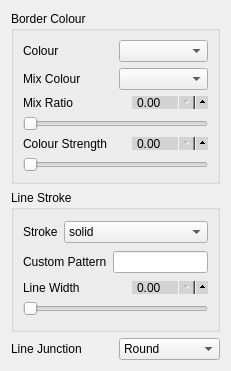
             <widget class="QWidget" name="page_16">
              <property name="geometry">
               <rect>
                <x>0</x>
                <y>0</y>
                <width>204</width>
                <height>371</height>
               </rect>
              </property>
              <attribute name="label">
               <string>Border</string>
              </attribute>
              <layout class="QVBoxLayout" name="verticalLayout_80">
               <item>
                <widget class="QGroupBox" name="groupBox_8">
                 <property name="focusPolicy">
                  <enum>Qt::NoFocus</enum>
                 </property>
                 <property name="title">
                  <string>Border Colour</string>
                 </property>
                 <layout class="QVBoxLayout" name="verticalLayout_75">
                  <item>
                   <layout class="QHBoxLayout" name="horizontalLayout_91">
                    <item>
                     <widget class="QLabel" name="label_95">
                      <property name="focusPolicy">
                       <enum>Qt::NoFocus</enum>
                      </property>
                      <property name="text">
                       <string>Colour</string>
                      </property>
                     </widget>
                    </item>
                    <item>
                     <widget class="QComboBox" name="polygon_border_colour_name">
                      <property name="focusPolicy">
                       <enum>Qt::NoFocus</enum>
                      </property>
                     </widget>
                    </item>
                   </layout>
                  </item>
                  <item>
                   <layout class="QHBoxLayout" name="horizontalLayout_92">
                    <item>
                     <widget class="QLabel" name="label_96">
                      <property name="focusPolicy">
                       <enum>Qt::NoFocus</enum>
                      </property>
                      <property name="text">
                       <string>Mix Colour</string>
                      </property>
                     </widget>
                    </item>
                    <item>
                     <widget class="QComboBox" name="polygon_border_colour_mix_name">
                      <property name="focusPolicy">
                       <enum>Qt::NoFocus</enum>
                      </property>
                     </widget>
                    </item>
                   </layout>
                  </item>
                  <item>
                   <layout class="QVBoxLayout" name="verticalLayout_76">
                    <item>
                     <layout class="QHBoxLayout" name="horizontalLayout_93">
                      <item>
                       <widget class="QLabel" name="label_97">
                        <property name="focusPolicy">
                         <enum>Qt::NoFocus</enum>
                        </property>
                        <property name="text">
                         <string>Mix Ratio</string>
                        </property>
                       </widget>
                      </item>
                      <item>
                       <widget class="QDoubleSpinBox" name="polygon_border_colour_mixratio_spin">
                        <property name="focusPolicy">
                         <enum>Qt::ClickFocus</enum>
                        </property>
                        <property name="styleSheet">
                         <string notr="true">QDoubleSpinBox {
	max-height: 11px;
	min-height: 11px;
    min-width: 60px;
    max-width: 60px;
    padding-right: 10px;
    background-color: lightgray;
    padding-top: -2px;
    padding-bottom: -2px;
}

QDoubleSpinBox::up-button {
  subcontrol-origin: padding;
  subcontrol-position: right center;
  left: 7px;
  height: 18px;
  width: 18px;
}

QDoubleSpinBox::down-button {
  subcontrol-origin: content;
  subcontrol-position: right center;
  left: 0px;
  top: 0px;
  height: 18px;
  width: 18px;
}

</string>
                        </property>
                       </widget>
                      </item>
                     </layout>
                    </item>
                    <item>
                     <widget class="QSlider" name="polygon_border_colour_mixratio_slider">
                      <property name="focusPolicy">
                       <enum>Qt::NoFocus</enum>
                      </property>
                      <property name="styleSheet">
                       <string notr="true"/>
                      </property>
                      <property name="orientation">
                       <enum>Qt::Horizontal</enum>
                      </property>
                     </widget>
                    </item>
                   </layout>
                  </item>
                  <item>
                   <layout class="QVBoxLayout" name="verticalLayout_77">
                    <item>
                     <layout class="QHBoxLayout" name="horizontalLayout_94">
                      <item>
                       <widget class="QLabel" name="label_98">
                        <property name="focusPolicy">
                         <enum>Qt::NoFocus</enum>
                        </property>
                        <property name="text">
                         <string>Colour Strength</string>
                        </property>
                       </widget>
                      </item>
                      <item>
                       <widget class="QDoubleSpinBox" name="polygon_border_colour_strength_spin">
                        <property name="focusPolicy">
                         <enum>Qt::NoFocus</enum>
                        </property>
                        <property name="styleSheet">
                         <string notr="true">QDoubleSpinBox {
	max-height: 11px;
	min-height: 11px;
    min-width: 60px;
    max-width: 60px;
    padding-right: 10px;
    background-color: lightgray;
    padding-top: -2px;
    padding-bottom: -2px;
}

QDoubleSpinBox::up-button {
  subcontrol-origin: padding;
  subcontrol-position: right center;
  left: 7px;
  height: 18px;
  width: 18px;
}

QDoubleSpinBox::down-button {
  subcontrol-origin: content;
  subcontrol-position: right center;
  left: 0px;
  top: 0px;
  height: 18px;
  width: 18px;
}

</string>
                        </property>
                       </widget>
                      </item>
                     </layout>
                    </item>
                    <item>
                     <widget class="QSlider" name="polygon_border_colour_strength_slider">
                      <property name="focusPolicy">
                       <enum>Qt::NoFocus</enum>
                      </property>
                      <property name="styleSheet">
                       <string notr="true"/>
                      </property>
                      <property name="orientation">
                       <enum>Qt::Horizontal</enum>
                      </property>
                     </widget>
                    </item>
                   </layout>
                  </item>
                 </layout>
                </widget>
               </item>
               <item>
                <widget class="QGroupBox" name="groupBox_13">
                 <property name="focusPolicy">
                  <enum>Qt::NoFocus</enum>
                 </property>
                 <property name="title">
                  <string>Line Stroke</string>
                 </property>
                 <layout class="QVBoxLayout" name="verticalLayout_78">
                  <item>
                   <layout class="QHBoxLayout" name="horizontalLayout_95">
                    <item>
                     <widget class="QLabel" name="label_99">
                      <property name="focusPolicy">
                       <enum>Qt::NoFocus</enum>
                      </property>
                      <property name="text">
                       <string>Stroke</string>
                      </property>
                     </widget>
                    </item>
                    <item>
                     <widget class="QComboBox" name="polygon_line_stroke">
                      <property name="focusPolicy">
                       <enum>Qt::NoFocus</enum>
                      </property>
                      <property name="toolTip">
                       <string>&lt;html&gt;&lt;head/&gt;&lt;body&gt;&lt;p&gt;Line stroke type for the border of the point marker.&lt;/p&gt;&lt;/body&gt;&lt;/html&gt;</string>
                      </property>
                      <item>
                       <property name="text">
                        <string>solid</string>
                       </property>
                      </item>
                      <item>
                       <property name="text">
                        <string>loosely dashed</string>
                       </property>
                      </item>
                      <item>
                       <property name="text">
                        <string>dashed</string>
                       </property>
                      </item>
                      <item>
                       <property name="text">
                        <string>densely dashed</string>
                       </property>
                      </item>
                      <item>
                       <property name="text">
                        <string>loosely dotted</string>
                       </property>
                      </item>
                      <item>
                       <property name="text">
                        <string>dotted</string>
                       </property>
                      </item>
                      <item>
                       <property name="text">
                        <string>densely dotted</string>
                       </property>
                      </item>
                      <item>
                       <property name="text">
                        <string>loosely dash dot</string>
                       </property>
                      </item>
                      <item>
                       <property name="text">
                        <string>dash dot</string>
                       </property>
                      </item>
                      <item>
                       <property name="text">
                        <string>densely dash dot</string>
                       </property>
                      </item>
                      <item>
                       <property name="text">
                        <string>loosely dash dot dot</string>
                       </property>
                      </item>
                      <item>
                       <property name="text">
                        <string>dash dot dot</string>
                       </property>
                      </item>
                      <item>
                       <property name="text">
                        <string>densely dash dot dot</string>
                       </property>
                      </item>
                      <item>
                       <property name="text">
                        <string>custom</string>
                       </property>
                      </item>
                     </widget>
                    </item>
                   </layout>
                  </item>
                  <item>
                   <layout class="QHBoxLayout" name="horizontalLayout_96">
                    <item>
                     <widget class="QLabel" name="label_100">
                      <property name="focusPolicy">
                       <enum>Qt::NoFocus</enum>
                      </property>
                      <property name="text">
                       <string>Custom Pattern</string>
                      </property>
                     </widget>
                    </item>
                    <item>
                     <widget class="QLineEdit" name="polygon_custom_dash">
                      <property name="focusPolicy">
                       <enum>Qt::ClickFocus</enum>
                      </property>
                     </widget>
                    </item>
                   </layout>
                  </item>
                  <item>
                   <layout class="QVBoxLayout" name="verticalLayout_79">
                    <item>
                     <layout class="QHBoxLayout" name="horizontalLayout_97">
                      <item>
                       <widget class="QLabel" name="label_101">
                        <property name="focusPolicy">
                         <enum>Qt::NoFocus</enum>
                        </property>
                        <property name="text">
                         <string>Line Width</string>
                        </property>
                       </widget>
                      </item>
                      <item>
                       <widget class="QDoubleSpinBox" name="polygon_line_width_spin">
                        <property name="focusPolicy">
                         <enum>Qt::ClickFocus</enum>
                        </property>
                        <property name="styleSheet">
                         <string notr="true">QDoubleSpinBox {
	max-height: 11px;
	min-height: 11px;
    min-width: 60px;
    max-width: 60px;
    padding-right: 10px;
    background-color: lightgray;
    padding-top: -2px;
    padding-bottom: -2px;
}

QDoubleSpinBox::up-button {
  subcontrol-origin: padding;
  subcontrol-position: right center;
  left: 7px;
  height: 18px;
  width: 18px;
}

QDoubleSpinBox::down-button {
  subcontrol-origin: content;
  subcontrol-position: right center;
  left: 0px;
  top: 0px;
  height: 18px;
  width: 18px;
}

</string>
                        </property>
                       </widget>
                      </item>
                     </layout>
                    </item>
                    <item>
                     <widget class="QSlider" name="polygon_line_width_slider">
                      <property name="focusPolicy">
                       <enum>Qt::NoFocus</enum>
                      </property>
                      <property name="styleSheet">
                       <string notr="true"/>
                      </property>
                      <property name="orientation">
                       <enum>Qt::Horizontal</enum>
                      </property>
                     </widget>
                    </item>
                   </layout>
                  </item>
                 </layout>
                </widget>
               </item>
               <item>
                <layout class="QHBoxLayout" name="horizontalLayout_79">
                 <item>
                  <widget class="QLabel" name="label_83">
                   <property name="text">
                    <string>Line Junction</string>
                   </property>
                  </widget>
                 </item>
                 <item>
                  <widget class="QComboBox" name="polygon_line_junction">
                   <item>
                    <property name="text">
                     <string>Round</string>
                    </property>
                   </item>
                   <item>
                    <property name="text">
                     <string>Bevel</string>
                    </property>
                   </item>
                   <item>
                    <property name="text">
                     <string>Miter</string>
                    </property>
                   </item>
                  </widget>
                 </item>
                </layout>
               </item>
              </layout>
             </widget>
